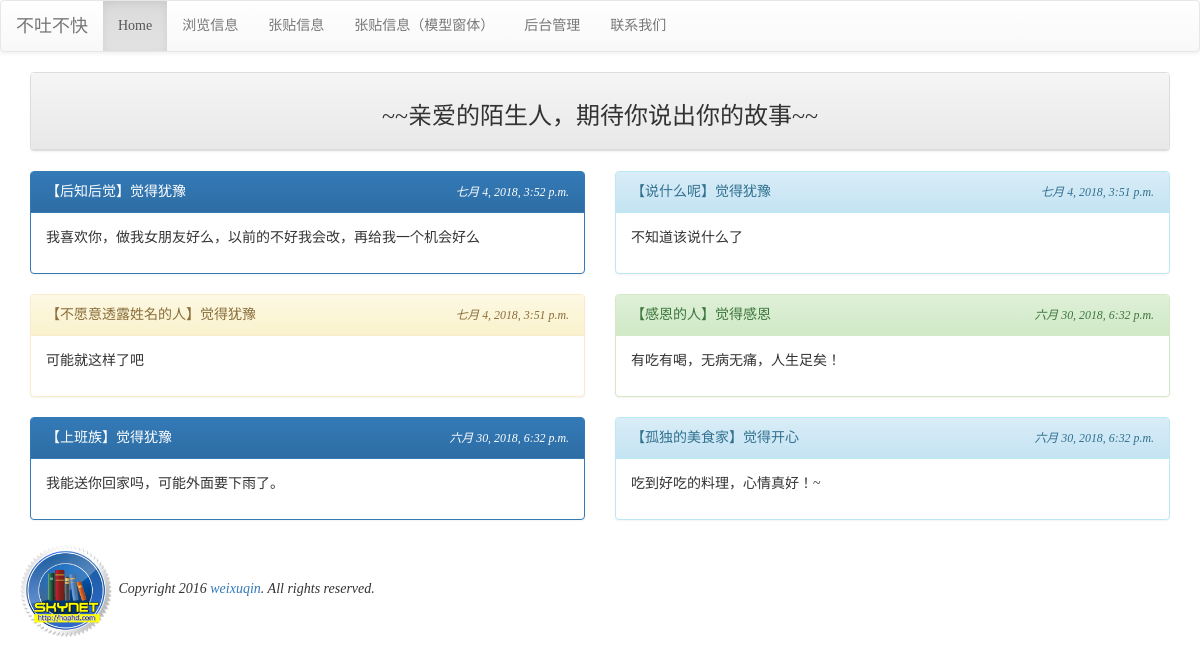
Page /list/ on the committed database.
### mysite/models.py (models this page shows, shortened)
class Post(models.Model):
    mood = models.ForeignKey('Mood', on_delete=models.CASCADE)
    nickname = models.CharField(max_length=10, default='不愿意透露姓名的人')
    message = models.TextField(null=False)
    del_pass = models.CharField(max_length=10)
    pub_time = models.DateTimeField(auto_now=True)
    enabled = models.BooleanField(default=False)

class Mood(models.Model):
    status = models.CharField(max_length=10, null=False)
    def __str__(self):
        return self.status

### mysite/views.py (the view)
# urls.py: path('list/', views.listing),
def listing(request):
    template = get_template('listing.html')
    posts = models.Post.objects.filter(enabled=True).order_by('-pub_time')[:150]
    moods = models.Mood.objects.all()
    html = template.render(locals())
    return HttpResponse(html)

### templates/listing.html (shortened to what this page needs)
{% extends "base.html" %}
{% block content %}
<div class='container'>
<div class='row'>
    <div class='col-md-12'>
        <div class='panel panel-default'>
            <div class='panel-heading' align=center>
            <h3>~~亲爱的陌生人，期待你说出你的故事~~</h3>
    </div>
</div>
{% for p in posts %}
    {% cycle "<div class='row'> <div class='col-md-6'>" "<div class='col-md-6'>" %}
        <div class='panel {%cycle "panel-primary" "panel-info" "panel-warning" "panel-success" %}'>
            <div class='panel-heading'>
                <table width='100%'>
                    <tr>
                        <td>
                            【{{ p.nickname }}】觉得{{ p.mood }}
                        </td>
                        <td align=right>
                            <i><small>{{ p.pub_time }}</small></i>
                        </td>
                    </tr>
                </table>
            </div>
            <div class='panel-body'>{{ p.message | linebreaks }}</div>
        </div>
    </div>
    {% cycle "" "</div>"%}
{% endfor %}
</div>
{% endblock %}

### templates/base.html (style rules this page uses)
h1, h2, h3, h5, p, div { font-family: 微软雅黑; }

### rows in the picture
Post: nickname "后知后觉", mood "犹豫", pub_time "七月 4, 2018, 3:52 p.m.", message "我喜欢你，做我女朋友好么，以前的不好我会改，再给我一个机会好么"
Post: nickname "说什么呢", mood "犹豫", pub_time "七月 4, 2018, 3:51 p.m.", message "不知道该说什么了"
Post: nickname "不愿意透露姓名的人", mood "犹豫", pub_time "七月 4, 2018, 3:51 p.m.", message "可能就这样了吧"
Post: nickname "感恩的人", mood "感恩", pub_time "六月 30, 2018, 6:32 p.m.", message "有吃有喝，无病无痛，人生足矣！"
Post: nickname "上班族", mood "犹豫", pub_time "六月 30, 2018, 6:32 p.m.", message "我能送你回家吗，可能外面要下雨了。"
Post: nickname "孤独的美食家", mood "开心", pub_time "六月 30, 2018, 6:32 p.m.", message "吃到好吃的料理，心情真好！~"
